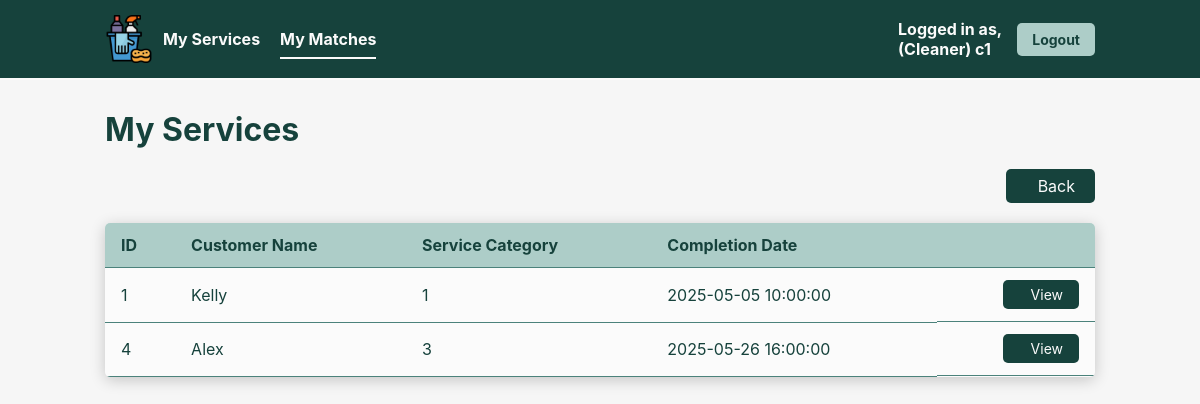
/searchMatchesResult.php (signed in), run on an earlier commit of the app's database.
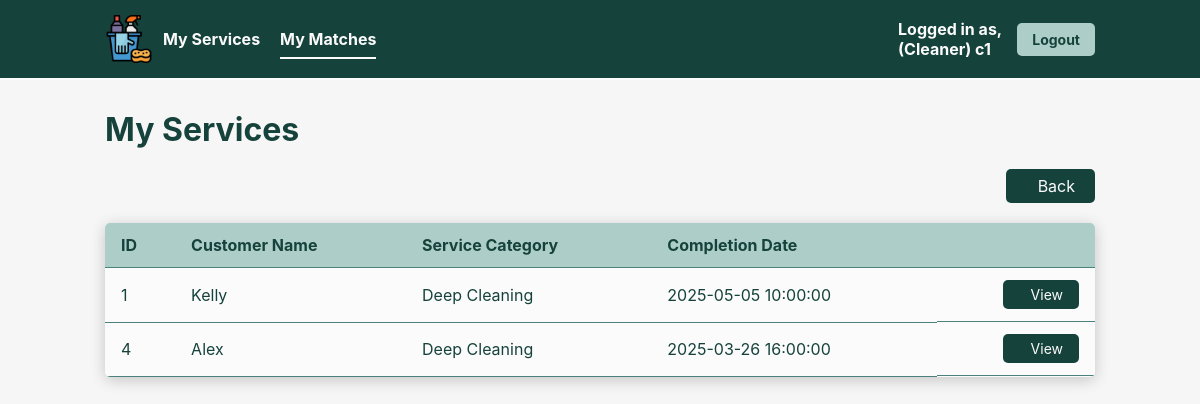
And on a later commit of the database.
### tables this page shows
CREATE TABLE ServiceHistory (
    `id` INT AUTO_INCREMENT,
    `category` VARCHAR(64) NOT NULL,
    `cleanerID` INT NOT NULL,
    `homeownerID` INT NOT NULL,
    `serviceDate` TIMESTAMP NOT NULL,
    PRIMARY KEY(`id`)
);

CREATE TABLE UserAccount (
    `id` INT AUTO_INCREMENT,
    `username` VARCHAR(64) NOT NULL,
    `password` VARCHAR(255) NOT NULL,
    `fullName` VARCHAR(64) NOT NULL,
    `email` VARCHAR(64) NOT NULL,
    `phone` VARCHAR(64) NOT NULL,
    `userProfile` VARCHAR(64) NOT NULL,
    `isSuspend` BOOL NOT NULL DEFAULT 0,
    PRIMARY KEY (`id`),
    FOREIGN KEY (`userProfile`) REFERENCES UserProfile(`role`),
    UNIQUE (`username`)
);

### src/entity/ServiceHistory.php (called while the page is built, shortened)
<?php
class ServiceHistory
{
    protected int $id;
    protected string $category;
    protected string $serviceDate;
    protected string $name;
    public function viewMatches(int $cleanerID): ?array
    {
        $db_handle = new Database();
        $db_conn = $db_handle->getConnection();
        try {
            $sql = "SELECT sh.*, ua.fullName AS name
                    FROM `ServiceHistory` sh
                    LEFT JOIN `UserAccount` ua ON sh.homeownerID = ua.id
                    WHERE sh.`cleanerID` = :cleanerID";
            $stmt = $db_conn->prepare($sql);
            $stmt->bindParam(':cleanerID', $cleanerID);
            $execResult = $stmt->execute();
            if ($execResult) {
                return $stmt->fetchAll(PDO::FETCH_CLASS, 'ServiceHistory');
            } else {
                return null;
            }
        } catch (PDOException $e) {
            error_log("Database search failed: " . $e->getMessage());
            unset($db_handle);
            return null;
        }
    }
    public function getId(): int { return $this->id; }
    public function getCategory(): string { return $this->category; }
    public function getServiceDate(): string { return $this->serviceDate; }
    public function getName(): string { return $this->name; }
}
?>

### src/controllers/ViewMatchesController.php (called while the page is built)
<?php
require_once('/var/www/html/entity/ServiceHistory.php');
class ViewMatchesController {
    private $serviceHistory;
    public function __construct() {
        $this->serviceHistory = new ServiceHistory();
    }
    public function viewMatches($cleanerID) {
        return $this->serviceHistory->viewMatches($cleanerID);
    }
}
?>

### src/searchMatchesResult.php (the view, shortened to what this page needs)
<?php
require_once 'controllers/ViewMatchesController.php';
$cleanerID = (int) $_SESSION['id'];
if (
    isset($_GET['searchTerm']) &&
    isset($_GET['category']) &&
    isset($_GET['dateOption'])
) {
    $controller = new SearchMatchesController();
    $searchTermWithoutQuotes = str_replace(['"', "'"], '', $_GET['searchTerm']);
    $searchTerm = urldecode($searchTermWithoutQuotes);
    $searchTerm = preg_replace('/\s{2,}/', ' ', $searchTerm);
    $searchTerm = ltrim($searchTerm);
    $searchTerm = rtrim($searchTerm);
    $categoryWithoutQuotes = str_replace(['"', "'"], '', $_GET['category']);
    $category = urldecode($categoryWithoutQuotes);
    if (empty($category)) {
      $searchTerm = "";
    }
    if (empty($category)) {
      $category = "";
    }
    $dateOption = (int) $_GET['dateOption'];
    $matches = $controller->searchMatches(
                                $cleanerID,
                                $searchTerm,
                                $category,
                                $dateOption
                            );
} else {
    $controller = new ViewMatchesController();
    $matches = $controller->ViewMatches($cleanerID);
}
?>
<!DOCTYPE html>
<html lang="en">
<head>
  <link rel="stylesheet" href="css/modal.css">
  <link rel="stylesheet" href="css/style.css">
</head>
<body>
  <div class="navbar">
    <div class="navbar-left">
      <img src='img/cleaning-logo.png' alt="Cleaning Logo" width='48px' height='48px'/>
      <a href="viewCleanerService.php">My Services</a>
      <a href="viewMatches.php" class="active">My Matches</a>
    </div>
    <div class="navbar-right">
      <span class="navbar-right-text">Logged in as,<br/>
        (<?php echo htmlspecialchars($_SESSION["userProfile"]); ?>)
        <?php echo htmlspecialchars($_SESSION["username"]); ?>
      </span>
      <button class="logout-button" onclick="window.location.href='logout.php'">Logout</button>
    </div>
  </div>
  <h1>My Services</h1>
  <div class="section-container">
    <div class="search">
      <button onclick='window.location.href="viewMatches.php"' class="create-button">
        Back
      </button>
    </div>
    <table class="user-table">
      <thead>
        <tr>
          <th>ID</th>
          <th>Customer Name</th>
          <th>Service Category</th>
          <th>Completion Date</th>
          <th></th>
        </tr>
      </thead>
      <tbody>
      <?php foreach ($matches as $m): ?>
          <tr>
            <td><?php echo htmlspecialchars($m->getId()); ?></td>
            <td><?php echo htmlspecialchars($m->getName()); ?></td>
            <td><?php echo htmlspecialchars($m->getCategory()); ?></td>
            <td><?php echo htmlspecialchars($m->getServiceDate()); ?></td>
            <td>
              <button
                class="view-button"
                onclick="viewMatch(
                          '<?php echo $m->getCategory(); ?>',
                          '<?php echo $m->getName(); ?>',
                          '<?php echo $m->getServiceDate(); ?>')">
              View
              </button>
            </td>
          </tr>
      <?php endforeach; ?>
      </tbody>
    </table>
  </div>
</body>
</html>

### src/css/style.css (style rules this page uses)
* { margin: 0px; padding: 0px; box-sizing: border-box; font-family: 'Inter', 'Segoe UI', sans-serif; }
body { height: 100vh; background-color: #F6F6F6; }
.navbar { background-color: #16423C; padding: 15px 0; display: flex; justify-content: space-between; align-items: center; border-bottom: 2px solid #FBFBFB; }
.navbar-left { display: flex; align-items: center; margin-left: 105px; }
.navbar-left img { margin-right: 10px; }
.navbar-left a { color: #FBFBFB; text-decoration: none; margin-right: 20px; padding: 10px 0; position: relative; font-weight: bold; }
.navbar-left a.active::after { content: ''; position: absolute; bottom: 0; left: 0; width: 100%; height: 2px; background-color: #FBFBFB; }
.navbar-right { display: flex; align-items: center; margin-right: 105px; }
.navbar-right-text { margin-right: 15px; color: #FBFBFB; font-weight: bold; }
.logout-button { background-color: #ADCDC8; color: #16423C; border: none; padding: 8px 15px; border-radius: 5px; cursor: pointer; font-size: 14px; font-weight: bold; }
h1 { margin-left: 105px; margin-top: 30px; color: #16423C; }
.section-container { padding: 0 105px; padding-bottom: 5%; margin-top: 20px; }
.search { display: flex; justify-content: space-between; align-items: center; margin-bottom: 20px; }
.create-button { display: flex; align-items: center; gap: 12px; }
.search-button, .create-button { font-size: 16px; padding: 7px 20px; background-color: #16423C; color: #FBFBFB; border: none; border-radius: 5px; align-items: center; cursor: pointer; }
.user-table { width: 100%; border-collapse: collapse; border-radius: 5px; overflow: hidden; background-color: #FBFBFB; box-shadow: 0px 3px 15px rgba(0,0,0,0.2); }
.user-table td:last-child { text-align: right; display: flex; justify-content: flex-end; }
.user-table button { display: flex; align-items: center; gap: 12px; }
.user-table thead { background-color: #ADCDC8; font-weight: bold; color: #16423C; }
.user-table th, .user-table td { padding: 12px 16px; text-align: left; border-bottom: 0.5px solid #4B827B; color: #16423C; }
.view-button { background-color: #16423C; color: #FBFBFB; border: none; border-radius: 5px; padding: 6px 16px; font-size: 14px; cursor: pointer; transition: 0.2s ease; text-decoration:none; }

What changed in the data, as far as the page shows it:
changed servicehistory "Kelly": category "1" → "Deep Cleaning"
changed servicehistory "Alex": category "3" → "Deep Cleaning"; serviceDate "2025-05-26 16:00:00" → "2025-03-26 16:00:00"
